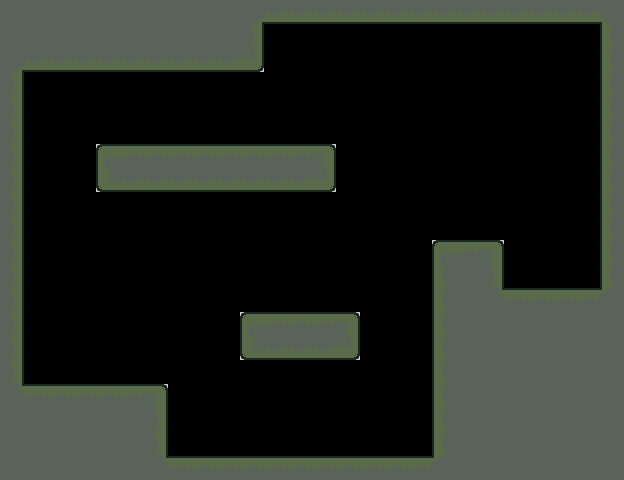

Below is a game level as drawn by its tile map, then a one-line description and the .tmx file that defines it, in full:
An orthogonal 26x20 tile map with 24x24 px tiles, 1 tile layer (Tile Layer 1).

<map version="1.9" tiledversion="1.9.2" orientation="orthogonal" renderorder="right-down" width="26" height="20" tilewidth="24" tileheight="24" infinite="0" nextlayerid="2" nextobjectid="1">
 <editorsettings>
  <export target="physics_demo.tmj" format="json" />
 </editorsettings>
 <tileset firstgid="1" source="new tiles.tsx" />
 <layer id="1" name="Tile Layer 1" width="26" height="20">
  <data encoding="csv">
13,13,13,13,13,13,13,13,13,13,7,11,11,11,11,11,11,11,11,11,11,11,11,11,11,8,
13,13,13,13,13,13,13,13,13,13,10,0,0,0,0,0,0,0,0,0,0,0,0,0,0,12,
7,11,11,11,11,11,11,11,11,11,3,0,0,0,0,0,0,0,0,0,0,0,0,0,0,12,
10,0,0,0,0,0,0,0,0,0,0,0,0,0,0,0,0,0,0,0,0,0,0,0,0,12,
10,0,0,0,0,0,0,0,0,0,0,0,0,0,0,0,0,0,0,0,0,0,0,0,0,12,
10,0,0,0,0,0,0,0,0,0,0,0,0,0,0,0,0,0,0,0,0,0,0,0,0,12,
10,0,0,0,1,9,9,9,9,9,9,9,9,2,0,0,0,0,0,0,0,0,0,0,0,12,
10,0,0,0,4,11,11,11,11,11,11,11,11,3,0,0,0,0,0,0,0,0,0,0,0,12,
10,0,0,0,0,0,0,0,0,0,0,0,0,0,0,0,0,0,0,0,0,0,0,0,0,12,
10,0,0,0,0,0,0,0,0,0,0,0,0,0,0,0,0,0,0,0,0,0,0,0,0,12,
10,0,0,0,0,0,0,0,0,0,0,0,0,0,0,0,0,0,1,9,2,0,0,0,0,12,
10,0,0,0,0,0,0,0,0,0,0,0,0,0,0,0,0,0,12,13,10,0,0,0,0,12,
10,0,0,0,0,0,0,0,0,0,0,0,0,0,0,0,0,0,12,13,6,9,9,9,9,5,
10,0,0,0,0,0,0,0,0,0,1,9,9,9,2,0,0,0,12,13,13,13,13,13,13,13,
10,0,0,0,0,0,0,0,0,0,4,11,11,11,3,0,0,0,12,13,13,13,13,13,13,13,
10,0,0,0,0,0,0,0,0,0,0,0,0,0,0,0,0,0,12,13,13,13,13,13,13,13,
6,9,9,9,9,9,2,0,0,0,0,0,0,0,0,0,0,0,12,13,13,13,13,13,13,13,
13,13,13,13,13,13,10,0,0,0,0,0,0,0,0,0,0,0,12,13,13,13,13,13,13,13,
13,13,13,13,13,13,10,0,0,0,0,0,0,0,0,0,0,0,12,13,13,13,13,13,13,13,
13,13,13,13,13,13,6,9,9,9,9,9,9,9,9,9,9,9,5,13,13,13,13,13,13,13
</data>
 </layer>
</map>